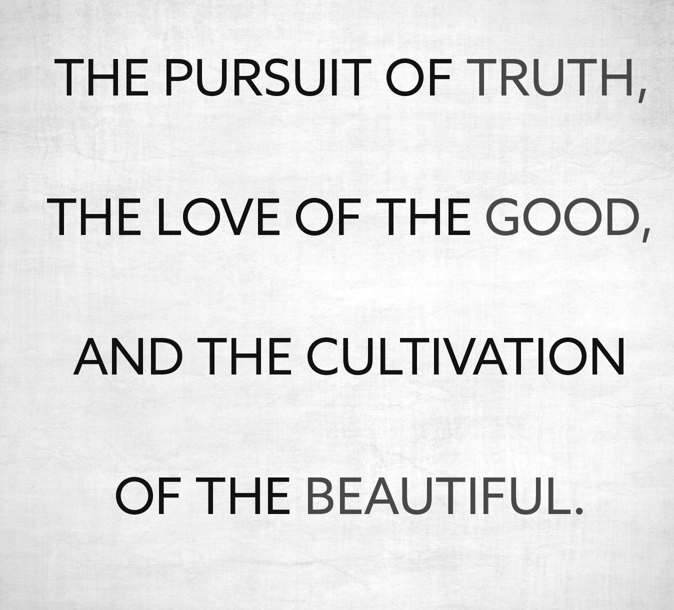
#> input picture Set1/Images/quote.png, 674 x 610 px
$ python main.py
#> lines starting #> are read from the running program, lines starting #| are printed output that depends on the picture; after the words box and inside, x2 and y2 are one past the last pixel; in counts of white or black regions, pixels touching at a corner belong together
#> in count_characters, img is the input picture: shape (610, 674); min 0, max 255, mean 227.3
import cv2
import numpy as np
import matplotlib.pyplot as plt
import time

# [70 lines left out: functions histogram, between_class_variance, not called in this run]


def within_class_variance(img_path = './Images/coins.png'):

    # img = cv2.imread(img_path, cv2.IMREAD_GRAYSCALE)

#> called with img_path = './Images/quote.png'
    hist = [0 for i in range(256)]
    img = cv2.imread(img_path, cv2.IMREAD_GRAYSCALE)

    for i in range(img.shape[0]):
        for j in range(img.shape[1]):
            hist[img[i,j]] += 1

    prob_hist = [i/(img.shape[0]*img.shape[1]) for i in hist]# hist/(img.shape[0]*img.shape[1])

    min_inter_class_variance = 256*256 #Maximum possible variance

    for threshold in range(256):

        prob_class1 = sum(prob_hist[0:threshold+1])
        prob_class2 = sum(prob_hist[threshold+1:])

        if prob_class1==0 or prob_class2==0:
            continue

        mean_class1 = 0
        mean_class2 = 0
        var_class1 = 0
        var_class2 = 0

        for i in range(256):
            if i>threshold:
                mean_class2 += i*prob_hist[i]

            else:
                mean_class1 += i*prob_hist[i]

        mean_class1 = mean_class1/prob_class1
        mean_class2 = mean_class2/prob_class2

        for i in range(256):
            if i > threshold:
                var_class2 += ((i-mean_class2)**2)*prob_hist[i]

            else:
                var_class1 += ((i-mean_class1)**2)*prob_hist[i]

        var_class1 = var_class1/prob_class1
        var_class2 = var_class2/prob_class2

        inter_class_variance = prob_class1*var_class1 + prob_class2*var_class2

        # print(inter_class_variance, intra_class_variance)
        if inter_class_variance<=min_inter_class_variance:
            min_inter_class_variance = inter_class_variance
            min_inter_class_variance_thres = threshold

    # cv2.imwrite('./results/between_class_binary_image.png', np.where(img>max_inter_class_variance_thres,255,0))
    return min_inter_class_variance_thres


# [20 lines left out: function image_superimpose, not called in this run]


def count_characters(img_path='./Images/quote.png',threshold=-1):
    img = cv2.imread(img_path, cv2.IMREAD_GRAYSCALE)
    if threshold <0:
        threshold = within_class_variance(img_path)
    print('Threshold is: ', threshold)
#| Threshold is:  142
    binary_image = img.copy()
    binary_image = np.where(img>threshold, 0, 255)
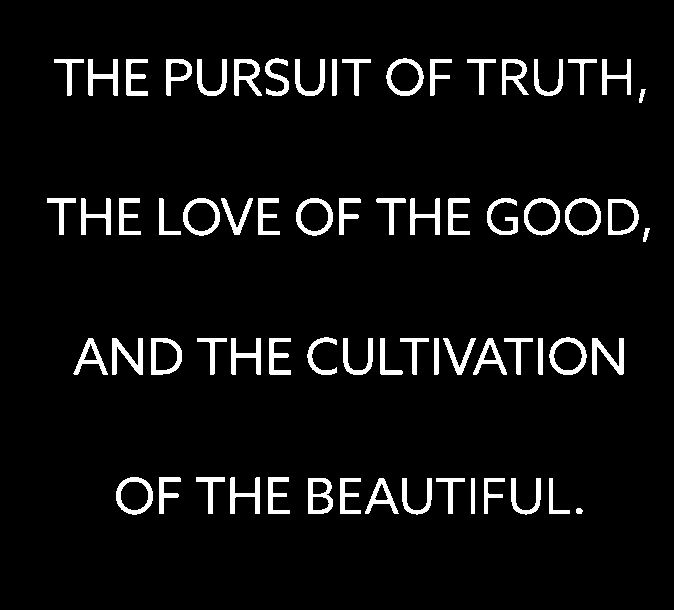
#> binary_image: shape (610, 674) int64; 5.9% white; 67 white regions, largest, box (x1, y1, x2, y2) and area: (592, 338, 624, 375) 546, (112, 338, 143, 375) 541, (549, 337, 587, 375) 499
    print(binary_image[10,12])
#| 0


    region_count = 1
    copy_img = np.zeros(binary_image.shape)

    equivalency_list = {}

    for i in range(img.shape[0]):
        for j in range(img.shape[1]):
            if binary_image[i,j]==255:
                if i==0 and j==0:
                    # if j==0:
                    copy_img[i,j] = region_count
                    region_count += 1
                elif i==0:
                    if copy_img[i,j-1] != 0:
                        copy_img[i,j] = copy_img[i,j-1]
                    else:
                        copy_img[i,j] = region_count
                        region_count += 1

                elif j==0:
                    if copy_img[i-1,j] != 0:
                        copy_img[i,j] = copy_img[i-1,j]
                    else:
                        copy_img[i,j] = region_count
                        region_count += 1

                else:
                    if copy_img[i-1,j] == 0 and copy_img[i,j-1]==0:
                        copy_img[i,j] = region_count
                        region_count += 1
                    elif copy_img[i-1,j]==0 and copy_img[i,j-1]!=0:
                        copy_img[i,j] = copy_img[i,j-1]
                    elif copy_img[i-1,j]!=0 and copy_img[i,j-1]==0:
                        copy_img[i,j] = copy_img[i-1,j]
                    elif copy_img[i-1,j]!=0 and copy_img[i,j-1]!=0 and copy_img[i-1,j]==copy_img[i,j-1]:
                        copy_img[i,j] = copy_img[i-1,j]
                    else:
                        # if max(copy_img[i-1,j], copy_img[i,j-1]) not in equivalency_list.keys():
                        copy_img[i,j] = min(copy_img[i-1,j], copy_img[i,j-1])
                        equivalency_list[max(copy_img[i-1,j], copy_img[i,j-1])] = min(copy_img[i-1,j], copy_img[i,j-1])
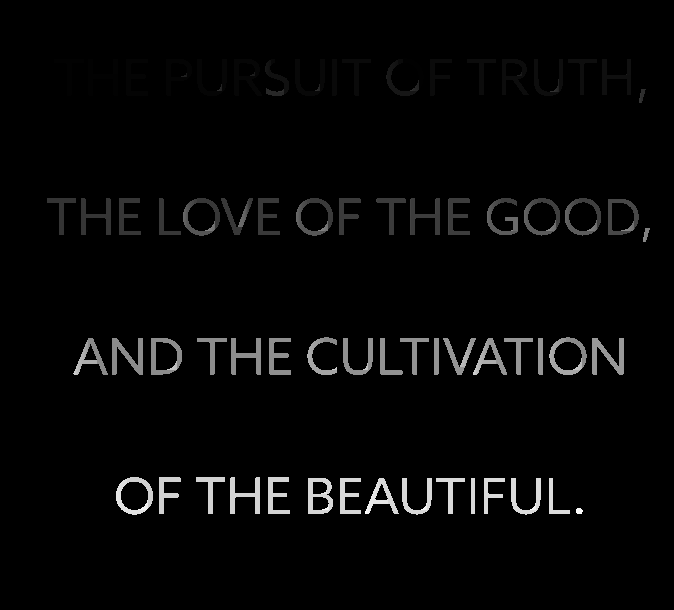
#> copy_img: shape (610, 674) float64; min 0, max 380, mean 9.3; drawn with min black and max white
                        # else:
                        #     copy_img[i,j] = equivalency_list[max(copy_img[i-1,j], copy_img[i,j-1])]
    for i in range(img.shape[0]):
        for j in range(img.shape[1]):
            if copy_img[i,j] in equivalency_list.keys():
                copy_img[i,j] = equivalency_list[copy_img[i,j]]
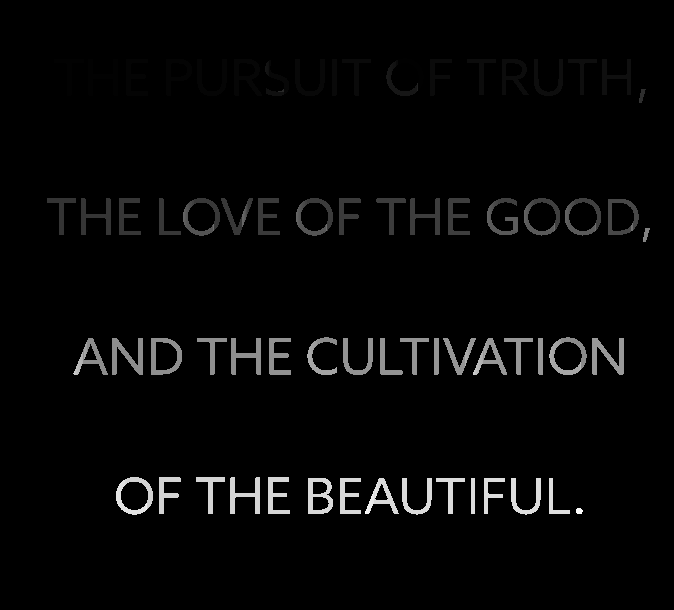
#> copy_img: shape (610, 674) float64; 1.42% of pixels changed, all inside (x1, y1, x2, y2) = (73, 59, 645, 515); drawn with min black and max white

    #Count connected components
    connected_components = set()
    size_of_connected_component = {}
    for i in range(copy_img.shape[0]):
        for j in range(copy_img.shape[1]):
            if copy_img[i,j] == 0:
                continue
            if copy_img[i,j] in size_of_connected_component.keys():
                size_of_connected_component[copy_img[i,j]] += 1
            else:
                size_of_connected_component[copy_img[i,j]] = 1
            if copy_img[i,j] in connected_components:
                continue
            else:
                connected_components.add(copy_img[i,j])

    total_connected_components = 0
    keys = []
    for key, val in size_of_connected_component.items():
        if val>=10:
            total_connected_components+=1
        else:
            keys.append(key)
    for key in keys:
        del size_of_connected_component[key]

    cv2.imwrite('./results/characters.png', copy_img)
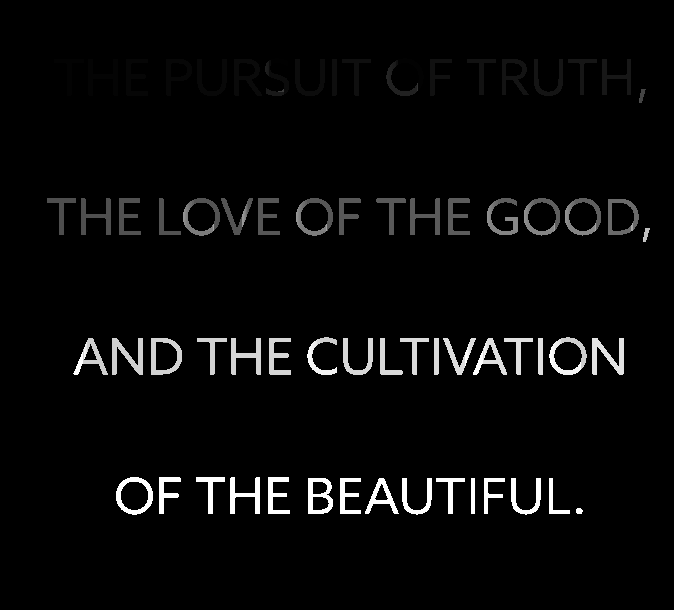
#> saved as characters.png: shape (610, 674); min 0, max 255, mean 8.3
    cv2.imwrite('./results/binary.png', binary_image)
    cv2.imwrite('./results/counting.png', np.where(copy_img>0,255,0))
    print("Character count is: ",total_connected_components)
#| Character count is:  174
    return len(connected_components), size_of_connected_component


# def MSER(imp_path='./Images/Characters.png'):


#     for threshold in range(256):
#         total_characters, length_of_each_character = count_characters(img_path, threshold)


#####################       ######################
#problem 1
# histogram()
#
#####################       ######################


#####################       ######################
#Problem 2
# start = time.time()
# intra = within_class_variance()
# end = time.time()
# print("Within Class variance threshold: ", intra, " Time taken: ", end-start)

# start = time.time()
# inter = between_class_variance()
# end = time.time()
# print("Between Class variance threshold: ", inter, " Time taken: ", end-start)
# exit()
#####################       ######################


#####################       ######################
#problem 3
# image_superimpose()
# exit()
#####################       ######################


#####################       ######################
#problem 4
count_characters()
exit()
#> (the program exits here)
